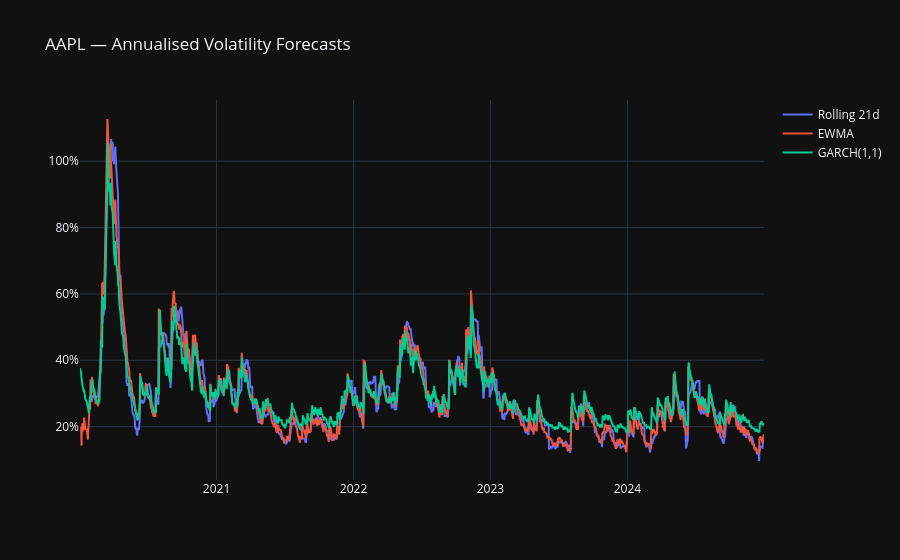

The code cell stored with this chart in its notebook:
### Markdown cell above
### 2b · Volatility Forecasting (Rolling, EWMA, GARCH)

### Code cell
from arch import arch_model

ticker = 'AAPL'
r      = rets[ticker] * 100          # scale for GARCH stability

# Rolling 21-day annualised vol
roll_vol = r.rolling(21).std() * np.sqrt(252) / 100

# EWMA (λ = 0.94 — RiskMetrics standard)
ewma_vol = r.ewm(span=21).std() * np.sqrt(252) / 100

# GARCH(1,1)
garch     = arch_model(r, vol='Garch', p=1, q=1, rescale=False)
garch_fit = garch.fit(disp='off')
garch_vol = garch_fit.conditional_volatility * np.sqrt(252) / 100

fig = go.Figure()
fig.add_trace(go.Scatter(x=roll_vol.index, y=roll_vol,  name='Rolling 21d'))
fig.add_trace(go.Scatter(x=ewma_vol.index, y=ewma_vol,  name='EWMA'))
fig.add_trace(go.Scatter(x=garch_vol.index, y=garch_vol, name='GARCH(1,1)'))
fig.update_layout(title=f'{ticker} — Annualised Volatility Forecasts',
                  yaxis_tickformat='.0%', template='plotly_dark')
fig.show()

print(f'Latest GARCH vol: {garch_vol.iloc[-1]:.2%}')

### Figure 1 — Plotly figure (JSON) as saved in the notebook; plotly's stock layout.template omitted (floating-point values rounded to 4 significant figures; data arrays with more than 128 entries replaced by an {"elided": "..."} marker saying what was removed)
{"data": [{"name": "Rolling 21d", "type": "scatter", "x": {"elided": "1256 str values"}, "y": {"elided": "1256 float values"}}, {"name": "EWMA", "type": "scatter", "x": {"elided": "1256 str values"}, "y": {"elided": "1256 float values"}}, {"name": "GARCH(1,1)", "type": "scatter", "x": {"elided": "1256 str values"}, "y": {"elided": "1256 float values"}}], "layout": {"title": {"text": "AAPL — Annualised Volatility Forecasts"}, "yaxis": {"tickformat": ".0%"}}}
